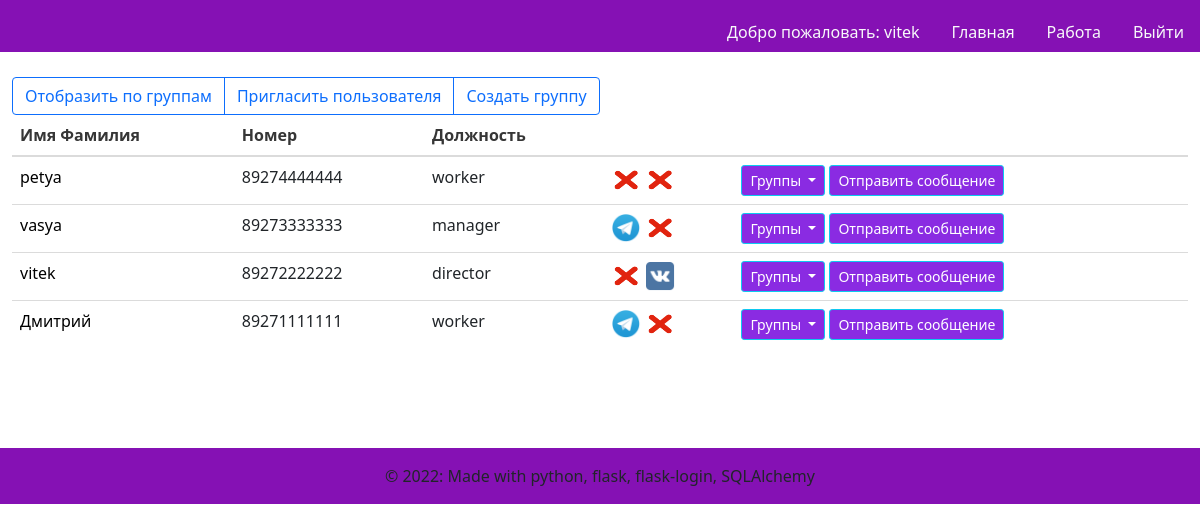
/workallusers (signed in), run on the app's committed database.
### models.py (models this page shows)
class User(UserMixin, db.Model):
    id = db.Column(db.Integer,
                   nullable=False,
                   unique=True,
                   primary_key=True,
                   autoincrement=True)  # primary keys are required by SQLAlchemy
    password = db.Column(db.String(100))  # пароль есть только у администраторов и модераторов
    name = db.Column(db.String(100))  # имя фамилия
    phone_number = db.Column(db.String(11), unique=True)  # номер телефона
    vk_authorized = db.Column(db.Boolean, default=False)  # авторизован вк или нет
    tlg_authorized = db.Column(db.Boolean, default=False)  # авторизован в телеграм или нет
    status = db.Column(db.String(30))  # статус пользователя(ожидает подтверждения\в архиве\подтвержден)
    app_role = db.Column(db.String(20))  # роль в приложении(админ, модератор, пользователь)
    organisation_role = db.Column(db.String(100))  # должность в организации
    tlg_chat_id = db.Column(db.Integer, default=-1)
    vk_chat_id = db.Column(db.Integer, default=-1)

### main.py (the view)
@main.route('/workallusers')
@login_required
def workallusers():
    users = User.query.filter(User.status.in_([CONFIRMED, WAITING_ARCHIEVED])).order_by(User.name).all()
    relations = db.session.query(users_groups_relations).all()
    groups = Group.query.all()
    return render_template('workallusers.html', users=users, groups=groups, relations=relations)

### templates/workallusers.html (shortened to what this page needs)
{% extends "base.html" %}
{% block content %}
<div class="btn-group" role="group" aria-label="Basic outlined example" style="margin-top: 5px">
<a class="btn btn-outline-primary" href="./workallgroups" role="button">Отобразить по группам</a>
<a class="btn btn-outline-primary" href="{{url_for('users.createuser')}}" role="button">Пригласить пользователя</a>
<a class="btn btn-outline-primary" href="{{url_for('groups.creategroup')}}" role="button">Создать группу</a>
</div>
<table class="table table-hover">
  <thead>
    <tr>
      <th scope="col">Имя Фамилия</th>
      <th scope="col">Номер</th>
      <th scope="col">Должность</th>
        <th scope="col"></th>
      <th scope="col"></th>
    </tr>
  </thead>
    <tbody>
        {%for user in users%}
        <tr>
          <td scope="row">
              <a class="text-decoration-none" style="color: black"
                 href="{{ url_for('users.edituser', id=user['id']) }}">
              {{ user['name'] }}</a></td>
          <td>{{ user['phone_number'] }}</td>
          <td>{{ user['organisation_role'] }}</td>
          <td>
              {% if user['tlg_authorized'] %}
                  <img src="../static/images/tg.png" alt="TG" class="img-rounded" style="height:30px; width:30px"/>
              {% else %}
                  <img src="../static/images/none.png" alt="" class="img-rounded" style="height:30px; width:30px"/>
              {% endif %}
              {% if user['vk_authorized'] %}
                  <img src="../static/images/vk.png" alt="VK" class="img-rounded" style="height:30px; width:30px"/>
              {% else %}
                  <img src="../static/images/none.png" alt="" class="img-rounded" style="height:30px; width:30px"/>
              {% endif %}
          </td>
          <td>  <div class="dropdown">
                  <a class="btn btn-info btn-sm dropdown-toggle"
                     href="#" role="button" id="dropdownMenuLink"
                     data-bs-toggle="dropdown"
                     aria-expanded="false"
                        style="background-color:blueviolet; color:white">
                    Группы
                  </a>
                </div>
                <a class="btn btn-info btn-sm" style="background-color:blueviolet; color:white" href="{{ url_for('messages.usermessage', id=user['id']) }}">
                    Отправить сообщение
                </a>
          </td>
        </tr>
          {%endfor%}
    </tbody>
</table>
{% endblock %}

### templates/base.html (shortened to what this page needs)
<!DOCTYPE html>
<html>
<head>
    <link rel="stylesheet" href="https://cdnjs.cloudflare.com/ajax/libs/bulma/0.7.2/css/bulma.min.css" />
    <link href="https://cdn.jsdelivr.net/npm/bootstrap@5.1.3/dist/css/bootstrap.min.css" rel="stylesheet">
    <link rel="stylesheet" href="../static/css/preloader.css"/>
</head>
<body class="loader-body" style="background-color: #ffffff; height: inherit">
            <nav class="d-none page-header navbar navbar-light sticky-top" style="background-color: #8511b4;">
                <div class="container-fluid ">
                    <ul class="nav nav-pills position-absolute bottom-0 end-0">
                        {% if current_user.is_authenticated %}
                        <li class="nav-item">
                            <a class="nav-link text-light" style="color: black"
                                        href="{{ url_for('users.edituser', id=current_user.id) }}">
                                Добро пожаловать: {{ current_user.name }}
                            </a>
                         </li>
                        {% endif %}
                        <li class="nav-item" >
                            <a href="{{ url_for('main.index') }}" class="nav-link text-light">
                                Главная
                            </a>
                        </li>
                        {% if current_user.is_authenticated %}
                        <li class="nav-item">
                            <a href="{{ url_for('main.workallusers') }}" class="nav-link text-light">
                                Работа
                            </a>
                        </li>
                        {% endif %}
                        {% if current_user.is_authenticated %}
                        <li class="nav-item">
                            <a href="{{ url_for('auth.logout') }}" class="nav-link text-light">
                                Выйти
                            </a>
                        </li>
                        {% endif %}
                    </ul>
                </div>
            </nav>
            <div class="d-none page-main container-fluid" style="height: 82%">
                   {% block content %}
                   {% endblock %}
            </div>
            <footer class="d-none page-footer font-small blue" style="background-color: #8511b4; margin-top: 100px">
              <div class="footer-copyright text-center py-3">© 2022: Made with python, flask, flask-login, SQLAlchemy
              </div>
            </footer>
    </body>
</html>

### data on the page
User: name "vitek", phone_number "89272222222", organisation_role "director", tlg_authorized False (drawn), vk_authorized True (drawn)
User: name "petya", phone_number "89274444444", organisation_role "worker", tlg_authorized False (drawn), vk_authorized False (drawn)
User: name "vasya", phone_number "89273333333", organisation_role "manager", tlg_authorized True (drawn), vk_authorized False (drawn)
User: name "Дмитрий", phone_number "89271111111", organisation_role "worker", tlg_authorized True (drawn), vk_authorized False (drawn)
